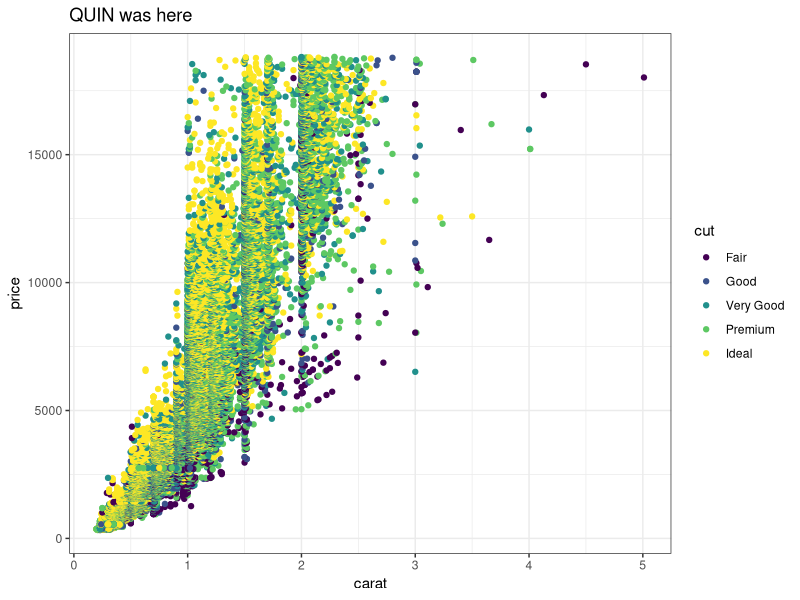
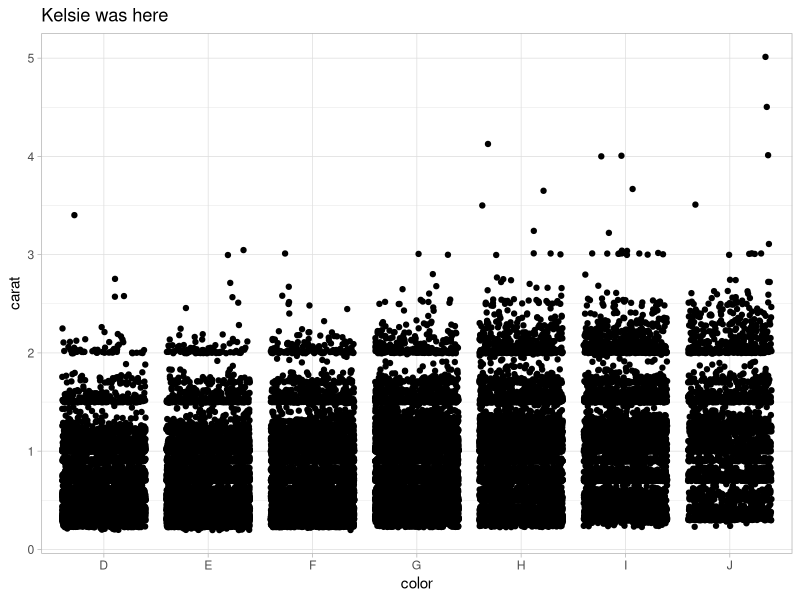
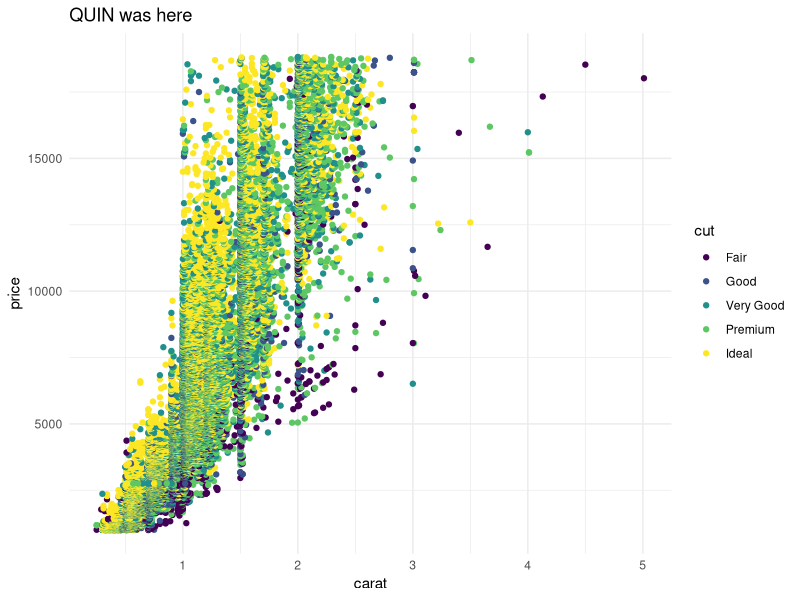

Write R code to recreate these figures, in order.
## ---- chunk 1
knitr::opts_chunk$set(echo = TRUE)
library(tidyverse)
## ---- chunk 2
# Partner 1: 
# Run the code below to see the original graph
# Change the code below to make the point color change based on 'cut', and update the theme to theme_bw(). Update the title to include your first name. 

ggplot(data = diamonds, aes(x = carat, y = price, color = cut)) +
  geom_point() +
  theme_void() +
  labs(title = "QUIN was here") +
  theme_bw()
## ---- chunk 3
# Partner 2: 
# Run the code below to see the original graph
# Change the code below to make the geom a geom_jitter, and update the theme to theme_light. Update the title to include your first name. 

ggplot(data = diamonds, aes(x = color, y = carat)) +
  geom_jitter() +
  theme_light() +
  labs(title = "Kelsie was here")
## ---- chunk 4

poop <- c(1, 4, 9, 11, 18, 27, 49, 63)
poop
# Coding is difficult but kinda fun?
#fuck maybe it did not pull lol
hi_price <- diamonds %>% 
  filter(price > 1000)

ggplot(data = hi_price, aes(x = carat, y = price, color = cut)) +
  geom_point() +
  theme_void() +
  labs(title = "QUIN was here") +
  theme_minimal()

## ---- chunk 5
poop_plus <- poop + 3
poop_plus
